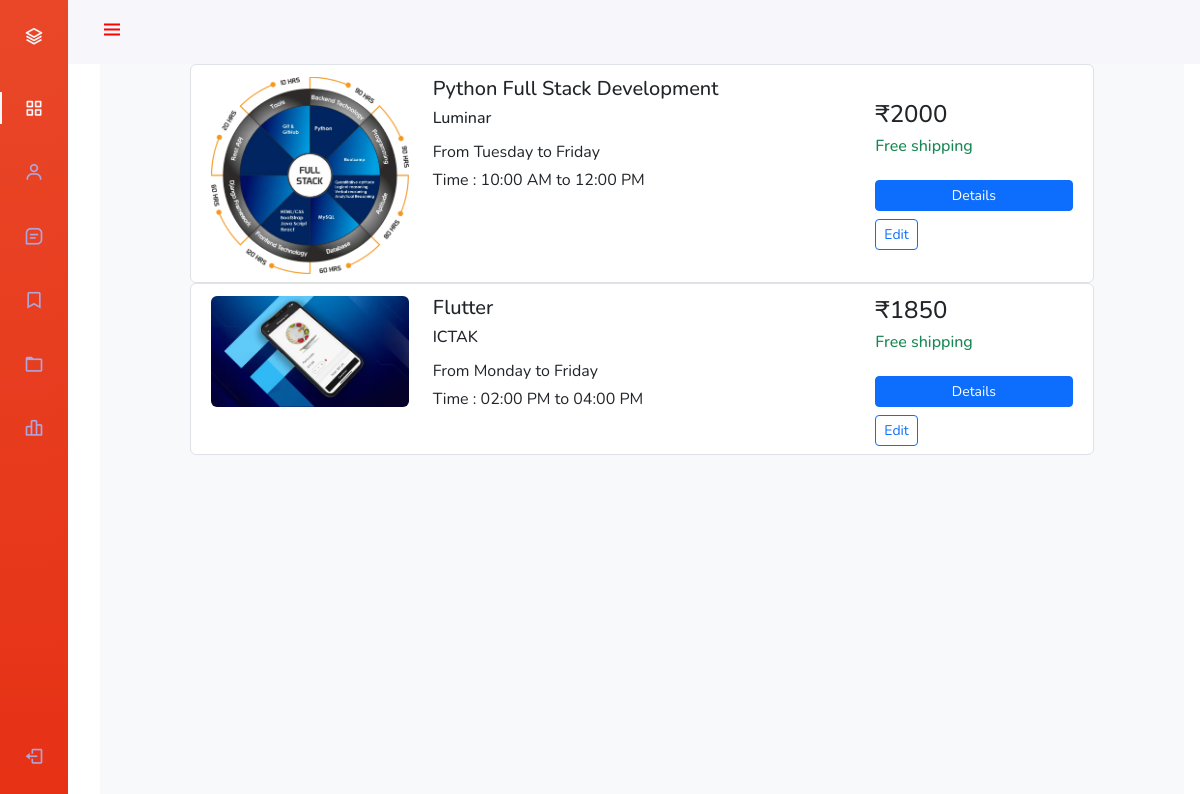
Page /course_teacher/ (signed in) on the committed database.
### eduapp/models.py (models this page shows, shortened)
class coursemodel(models.Model):
    teacher_id = models.CharField(max_length=20)
    course_name = models.CharField(max_length=20)
    course_img = models.FileField(upload_to='eduapp/static/assets/images')
    type_choice = [
        ('DigitalMarketing','DigitalMarketing'),
        ('Python','Python'),
        ('Flutter','Flutter'),
        ('Java','Java'),
        ('DataScience','DataScience'),
        ('MachineLearning','MachineLearning'),
        ('SoftwareTesting','SoftwareTesting')
    ]
    course_type = models.CharField(max_length=30,choices=type_choice)
    institution_name = models.CharField(max_length=30)
    course_desc = models.CharField(max_length=500)
    from_choice = [
        ('Monday','Monday'),
        ('Tuesday','Tuesday'),
        ('Wednesday','Wednesday'),
        ('Thursday','Thursday'),
        ('Friday','Friday'),
        ('Saturday','Saturday')
    ]
    from_day = models.CharField(max_length=30,choices=from_choice)
    to_choice = [
        ('Monday', 'Monday'),
        ('Tuesday', 'Tuesday'),
        ('Wednesday', 'Wednesday'),
        ('Thursday', 'Thursday'),
        ('Friday', 'Friday'),
        ('Saturday', 'Saturday')
    ]
    to_day = models.CharField(max_length=30, choices=to_choice)
    from_time = models.TimeField()
    to_time = models.TimeField()
    fees = models.IntegerField()

### eduapp/views.py (the view)
# urls.py: path('course_teacher/',courseteacher_view),
def courseteacher_view(request):
    id1 =  request.session['teacher_id']
    b = teacher.objects.get(id=id1)
    img = str(b.photo).split('/')[-1]
    a = coursemodel.objects.all()
    course = []
    img = []
    institution = []
    from_day = []
    to_day = []
    from_time = []
    to_time = []
    fees = []
    id2=[]
    for i in a:
            course.append(i.course_name)
            img.append(str(i.course_img).split('/')[-1])
            institution.append(i.institution_name)
            from_day.append(i.from_day)
            to_day.append(i.to_day)
            from_time.append(i.from_time.strftime('%I:%M %p'))
            to_time.append(i.to_time.strftime('%I:%M %p'))
            fees.append(i.fees)
            id2.append(i.id)
    mylist = zip(course,img,institution,from_day,to_day,from_time,to_time,fees,id2)
    print(img)
    print(to_time)
    return render(request,'courseview_teacher.html',{'data':mylist,'img':img})

### eduapp/templates/courseview_teacher.html (shortened to what this page needs)
<!DOCTYPE html>
<head>
    <link href="https://cdn.jsdelivr.net/npm/bootstrap@5.3.0/dist/css/bootstrap.min.css" rel="stylesheet">
    <link href="https://cdn.jsdelivr.net/npm/boxicons@latest/css/boxicons.min.css" rel="stylesheet">
</head>
<body id="body-pd">
    <header class="header" id="header">
        <div class="header_toggle" style="color: red;"> <i class='bx bx-menu' id="header-toggle"></i> </div>
        <div class="header_img"> <img src="/static/assets/images/{{img}}" alt=""> </div>
    </header>
    <div class="l-navbar" id="nav-bar" style="background: rgb(230,49,21);
background: linear-gradient(0deg, rgba(230,49,21,1) 0%, rgba(233,71,40,1) 100%);">
        <nav class="nav" style="background: rgb(230,49,21);
background: linear-gradient(0deg, rgba(230,49,21,1) 0%, rgba(233,71,40,1) 100%);">
            <div> <a href="#" class="nav_logo"> <i class='bx bx-layer nav_logo-icon'></i> <span class="nav_logo-name">EDUMEETING</span> </a>
                <div class="nav_list"> <a href="http://127.0.0.1:8000/teacher_index/" class="nav_link active"> <i class='bx bx-grid-alt nav_icon'></i> </a> <a href="http://127.0.0.1:8000/add_course/" class="nav_link"> <i class='bx bx-user nav_icon'></i> </a> <a href="#" class="nav_link"> <i class='bx bx-message-square-detail nav_icon'></i> </a> <a href="#" class="nav_link"> <i class='bx bx-bookmark nav_icon'></i> </a> <a href="#" class="nav_link"> <i class='bx bx-folder nav_icon'></i> </a> <a href="#" class="nav_link"> <i class='bx bx-bar-chart-alt-2 nav_icon'></i> </a> </div>
            </div> <a href="#" class="nav_link"> <i class='bx bx-log-out nav_icon'></i> <span class="nav_name">SignOut</span> </a>
        </nav>
    </div>
    <div class="height-100 bg-light">
        <div class="container mt-5 mb-5">
    <div class="d-flex justify-content-center row">
        <div class="col-md-10">
            {% for i,j,k,l,m,n,o,p,q in data %}
            <div class="row p-2 bg-white border rounded">
                <div class="col-md-3 mt-1"><img class="img-fluid img-responsive rounded product-image" src="/static/assets/images/{{j}}"></div>
                <div class="col-md-6 mt-1">
                    <h5>{{i}}</h5>
                    <h6>{{k}}</h6>
                    <div class="mt-1 mb-1 spec-1"><span>From {{l}} to {{m}}</span><span><br></span></div>
                    <div class="mt-1 mb-1 spec-1"><span>Time : {{n}} to {{o}}</span><span><br></span></div>
                </div>
                <div class="align-items-center align-content-center col-md-3 border-left mt-1">
                    <div class="d-flex flex-row align-items-center">
                        <h4 class="mr-1">₹{{p}}</h4>
                    </div>
                    <h6 class="text-success">Free shipping</h6>
                    <div class="d-flex flex-column mt-4"><button class="btn btn-primary btn-sm" type="button">Details</button>
                        <a href="http://127.0.0.1:8000/edit_course/{{q}}"> <button class="btn btn-outline-primary btn-sm mt-2" type="button">Edit</button></a></div>
                </div>
            </div>
            {% endfor %}
            </div>
        </div>
    </div>
</div>
</body>
</html>

### eduapp/templates/courseview_teacher.html (style rules this page uses)
*,::before,::after { box-sizing: border-box }
body { position: relative;margin: var(--header-height) 0 0 0;padding: 0 1rem;font-family: var(--body-font);font-size: var(--normal-font-size);transition: .5s }
a { text-decoration: none }
.header { width: 100%;height: var(--header-height);position: fixed;top: 0;left: 0;display: flex;align-items: center;justify-content: space-between;padding: 0 1rem;background-color: var(--white-color);z-index: var(--z-fixed);transition: .5s }
.header_toggle { color: var(--first-color);font-size: 1.5rem;cursor: pointer }
.header_img { width: 35px;height: 35px;display: flex;justify-content: center;border-radius: 50%;overflow: hidden }
.header_img img { width: 40px }
.l-navbar { position: fixed;top: 0;left: -30%;width: var(--nav-width);height: 100vh;background-color: var(--first-color);padding: .5rem 1rem 0 0;transition: .5s;z-index: var(--z-fixed) }
.nav { height: 100%;display: flex;flex-direction: column;justify-content: space-between;overflow: hidden }
.nav_logo, .nav_link { display: grid;grid-template-columns: max-content max-content;align-items: center;column-gap: 1rem;padding: .5rem 0 .5rem 1.5rem }
.nav_logo { margin-bottom: 2rem }
.nav_logo-icon { font-size: 1.25rem;color: var(--white-color) }
.nav_link { position: relative;color: var(--first-color-light);margin-bottom: 1.5rem;transition: .3s }
.nav_icon { font-size: 1.25rem }
.active { color: var(--white-color) }
.active::before { content: '';position: absolute;left: 0;width: 2px;height: 32px;background-color: var(--white-color) }
.height-100 { height:100vh }
@media screen and (min-width: 768px) { body { margin: calc(var(--header-height) + 1rem) 0 0 0;padding-left: calc(var(--nav-width) + 2rem) } }
@media screen and (min-width: 768px) { .header { height: calc(var(--header-height) + 1rem);padding: 0 2rem 0 calc(var(--nav-width) + 2rem) } }
@media screen and (min-width: 768px) { .header_img { width: 40px;height: 40px } }
@media screen and (min-width: 768px) { .header_img img { width: 45px } }
@media screen and (min-width: 768px) { .l-navbar { left: 0;padding: 1rem 1rem 0 0 } }

### rows in the picture
coursemodel: data "Python Full Stack Development", data "Luminar", data "Tuesday", data "Friday"
coursemodel: data "Flutter", data "ICTAK", data "Monday", data "Friday"

### other values in the picture
{{ n }} "10:00 AM" "02:00 PM"
{{ o }} "12:00 PM" "04:00 PM"
{{ p }} "2000" "1850"
